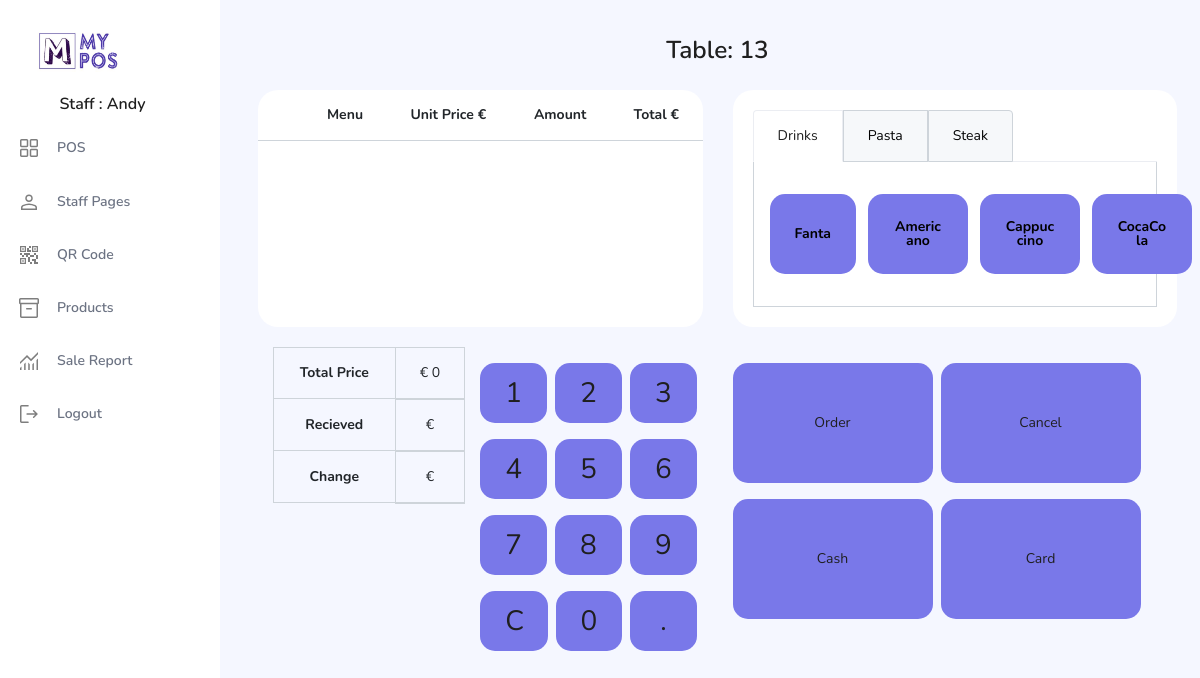
Screenshot of /orderPayment.php?tableNum=13 (signed in) with the database file from the repository.
### tables this page shows
CREATE TABLE `product` (
  `product_id` int(11) NOT NULL,
  `product_name` varchar(20) NOT NULL,
  `description` varchar(200) NOT NULL,
  `category_name` varchar(11) NOT NULL,
  `product_unit_price` decimal(6,0) NOT NULL,
  `image` blob NOT NULL
);

### db.php (called while the page is built)
<?php
$conn = new mysqli("localhost", "root", "", "pos");
$conn->set_charset("utf8");
function messagQueue($sql){
   global $conn;
   return $conn->query($sql);
}
?>

### orderPayment.php (the view, shortened to what this page needs)
<?php
  include "db.php";
  $tableNum =$_GET['tableNum'];
  $sqlDrinks = messagQueue("SELECT product_name,product_id FROM product WHERE category_name = 'Drinks' ");
?>
<!DOCTYPE html>
<html lang="en">
<head>
  <link rel="stylesheet" href="css/vertical-layout-light/style.css">
</head>
<body>
    <div class="row">
      <nav class="sidebar sidebar-offcanvas" id="sidebar">
        <ul class="nav">
            <a class="navbar-brand brand-logo mr-5" href="tableOrders.php"><img src="../images/logo.jpg" width="82.69" height="44" alt="logo"/></a>
            <br><h5>Staff : <?php echo $_SESSION['username'] ?></h5>
          <li class="nav-item">
            <a class="nav-link" href="tableOrders.php">
            <i class="menu-icon"><img src="images/pos.svg"  width="24" height="24"></i>
              <span class="menu-title">POS</span>
            </a>
          </li>
          <li class="nav-item">
            <a class="nav-link" href="pages/userProfile/userProfile.php">
            <i class="menu-icon"><img src="images/user.svg"  width="24" height="24"></i>
                <span class="menu-title">Staff Pages</span>
            </a>
          </li>
          <li class="nav-item">
            <a class="nav-link"  href="pages/qr/qr.php">
            <i class="menu-icon"><img src="images/qrcode.svg"  width="24" height="24"></i>
              <span class="menu-title">QR Code</span>
            </a>
          </li>
          <li class="nav-item">
            <a class="nav-link" href="pages/products/products.php">
            <i class="menu-icon"><img src="images/product.svg"  width="24" height="24"></i>
              <span class="menu-title">Products</span>
            </a>
          </li>
          <li class="nav-item">
            <a class="nav-link"  href="reportChart.php" >
            <i class="menu-icon"><img src="images/sales.svg"  width="24" height="24"></i>
              <span class="menu-title">Sale Report</span>
            </a>
          </li>
          <li class="nav-item">
            <a class="nav-link"  href="../../pages/qr/qr.html">
            <i class="menu-icon"><img src="images/logout.svg"  width="24" height="24"></i>
              <span class="menu-title">Logout</span>
            </a>
          </li>
      </nav>
      <div class="main-panel">
        <div class="content-wrapper">
          <h3 tableNum="<?php echo $tableNum;?>">Table: <?php echo $tableNum;?></h3>
          <div class="row">
            <div class="col-md-6 grid-margin stretch-card" id="partReload">
              <div class="card">
							  <div class="table-responsive">
                    <table class="table" id="partReload">
                      <thead>
                        <tr>
                          <th>
                          </th>
                          <th>Menu</th>
                          <th>Unit Price €</th>
                          <th>Amount</th>
                          <th>Total €</th>
                        </tr>
                      </thead>
                        <?php
                          $totalSumDisplay = 0;
                        ?>
                    </table>
                </div>
              </div>
            </div>
            <div class="col-md-6 grid-margin stretch-card">
							<div class="card">
								<div class="card-body">
									<ul class="nav nav-tabs" role="tablist">
                      <li class="nav-item">
                          <a class="nav-link active" id="home-tab" data-toggle="tab" href="#home-1" role="tab" aria-controls="home-1" >Drinks</a>
                      </li>
                      <li class="nav-item">
                        <a class="nav-link" id="profile-tab" data-toggle="tab" href="#profile-1" role="tab" aria-controls="profile-1" >Pasta</a>
                      </li>
                      <li class="nav-item">
                          <a class="nav-link" id="contact-tab" data-toggle="tab" href="#contact-1" role="tab" aria-controls="contact-1" >Steak</a>
                      </li>
                  </ul>
									<div class="tab-content">
                        <div class="tab-pane fade active show" id="home-1" role="tabpanel" aria-labelledby="home-tab">
                            <div class="media">
                              <?php
                              while ($row = $sqlDrinks->fetch_assoc())
                              {
                              ?>
                                <button type="button" tableNum="<?php echo $tableNum; ?>"  id="<?php echo $row['product_id']; ?>" value="<?php echo $row['product_name']; ?>" class="btn btn-menuTapBtn" ><?php echo $row['product_name']; ?></button>
                              <?php
                              }
                              ?>
                            </div>
                        </div>
                  </div>
                </div>
							</div>
						</div>
          <div class="col-md-6 grid-margin stretch-card">
            <div class="col-md-6 grid-margin stretch-card">
              <table class="table table-bordered">
                <thead>
                  <tr>
                    <th>
                      Total Price
                    </th>
                    <td id="totalPrice">
                    € <?php echo $totalSumDisplay;?>
                    </td>
                  </tr>
                  <tr>
                    <th>
                      Recieved
                    </th>
                    <td type="text" name="value" id="pressedNumDisplay" class="pressedNumDisplay">€
                    </td>
                  </tr>
                  <tr>
                    <th>
                      Change
                    </th>
                    <td id="changes">
                    €
                    </td>
                  </tr>
                </thead>
                <tbody>
                </tbody>
              </table>
            </div>
            <div>
                <div class="template-demo d-flex justify-content-between flex-nowrap">
                  <button type="button" value="1" class="btn btn-number1Btn">1</button>
                  <button type="button"  class="btn btn-number1Btn">2</button>
                  <button type="button"  class="btn btn-number1Btn">3</button>
                </div>
                <div class="template-demo d-flex justify-content-between flex-nowrap">
                  <button type="button" class="btn btn-number1Btn">4</button>
                  <button type="button" class="btn btn-number1Btn">5</button>
                  <button type="button" class="btn btn-number1Btn">6</button>
                </div>
                <div class="template-demo d-flex justify-content-between flex-nowrap">
                  <button type="button" class="btn btn-number1Btn">7</button>
                  <button type="button" class="btn btn-number1Btn">8</button>
                  <button type="button" class="btn btn-number1Btn">9</button>
                </div>
                <div class="template-demo d-flex justify-content-between flex-nowrap">
                  <button type="button" class="btn btn-number1Btn" id="C">C</button>
                  <button type="button" class="btn btn-number1Btn">0</button>
                  <button type="button" class="btn btn-number1Btn">.</button>
                </div>
            </div>
      </div>
      <div class="col-md-6 grid-margin stretch-card">
        <div>
          <div class="template-demo d-flex justify-content-between flex-nowrap">
            <button type="button" class="btn btn-orderBtn" onClick="tableOrderPage()">Order</button>
            <button type="button" class="btn btn-cancelBtn">Cancel</button>
          </div>
          <div class="template-demo d-flex justify-content-between flex-nowrap" tableNum="<?php echo $tableNum; ?>">
            <button type="button" class="btn btn-cardBtn" id="byCash" onClick="cashBtn();"> Cash</button>
            <button type="button" class="btn btn-cardBtn" id="byCard" onClick="cardAlertAndTableOrderPage();"> Card</button>
          </div>
        </div>
      </div>
        </div>
      </div>
    </div>
</body>
</html>

### rows the page displays
product: product_name "Fanta"
product: product_name "Americano"
product: product_name "Cappuccino"
product: product_name "CocaCola"

### other values shown
$_SESSION['username'] "Andy"
$tableNum "13"
$totalSumDisplay "0"
